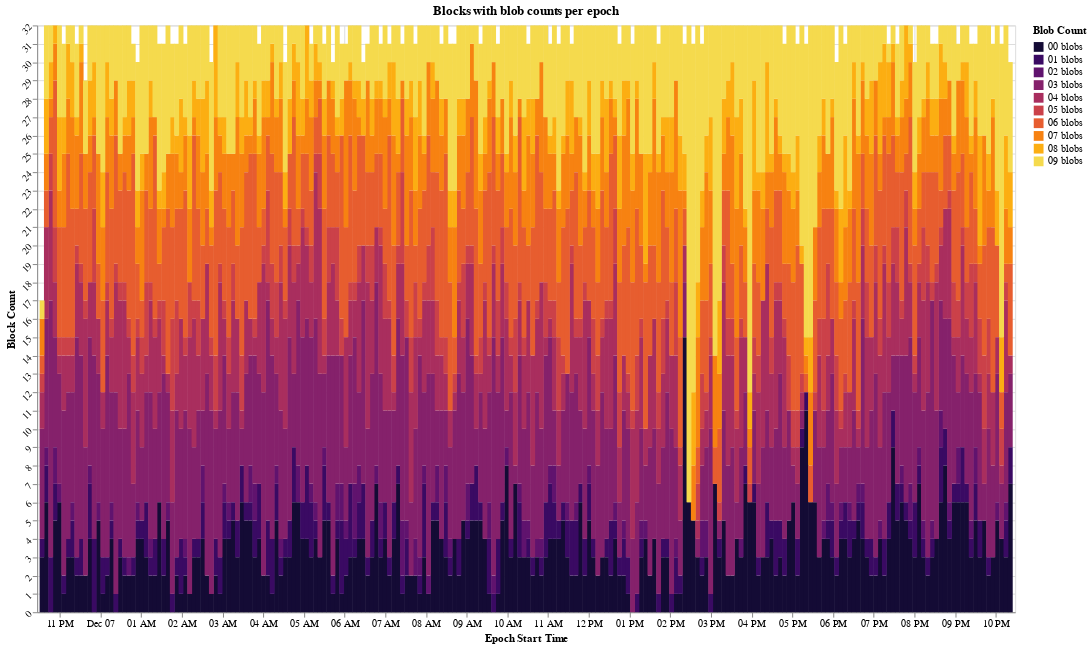

Notebook code for this chart:
### Code cell
chart = (
    alt.Chart(df_blocks_blob_epoch)
    .mark_bar()
    .encode(
        x=alt.X("time:T", title="Epoch Start Time"),
        y=alt.Y("block_count:Q", title="Block Count", stack="zero", scale=alt.Scale(domain=[0, 32]), axis=alt.Axis(tickCount=32, labelAngle=-45)),
        color=alt.Color(
            "series:N",
            title="Blob Count",
            sort="ascending",
            scale=alt.Scale(scheme="inferno"),
        ),
        order=alt.Order("series:N", sort="ascending"),
        tooltip=["time:T", "series:N", "block_count:Q"],
    )
    .properties(title="Blocks with blob counts per epoch", width=1000, height=600)
)
chart

### Figure 1 — Vega-Lite specification as saved in the notebook (floating-point values rounded to 4 significant figures; data arrays with more than 128 entries replaced by an {"elided": "..."} marker saying what was removed)
{"usermeta": {"embedOptions": {"theme": "carbonwhite"}}, "config": {"view": {"continuousWidth": 300, "continuousHeight": 300}}, "data": {"name": "data-190161ac974363ee7fd45f08ed6d1783"}, "mark": {"type": "bar"}, "encoding": {"color": {"field": "series", "scale": {"scheme": "inferno"}, "sort": "ascending", "title": "Blob Count", "type": "nominal"}, "order": {"field": "series", "sort": "ascending", "type": "nominal"}, "tooltip": [{"field": "time", "type": "temporal"}, {"field": "series", "type": "nominal"}, {"field": "block_count", "type": "quantitative"}], "x": {"field": "time", "title": "Epoch Start Time", "type": "temporal"}, "y": {"axis": {"labelAngle": -45, "tickCount": 32}, "field": "block_count", "scale": {"domain": [0, 32]}, "stack": "zero", "title": "Block Count", "type": "quantitative"}}, "height": 600, "title": "Blocks with blob counts per epoch", "width": 1000, "$schema": "https://vega.github.io/schema/vega-lite/v6.1.0.json", "datasets": {"data-190161ac974363ee7fd45f08ed6d1783": {"elided": "2240 records"}}}
